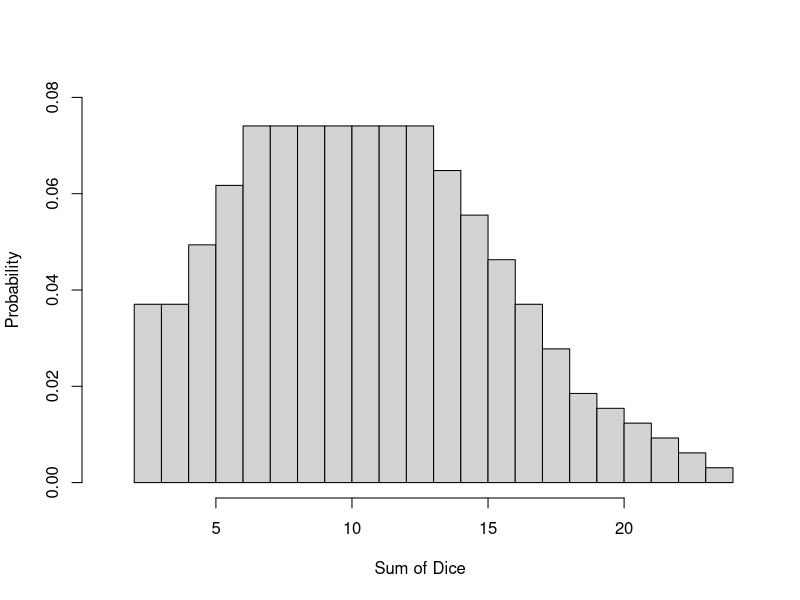
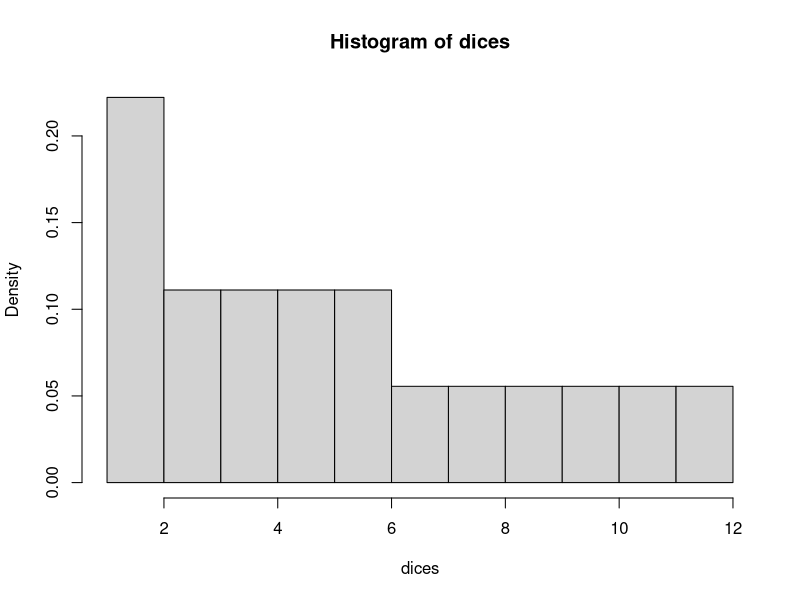

These figures' R source, in order: (Note: this script raises an error after producing the figures.)
#Code for probabilities
D1 <- 1:6
D2 <- 1:12
Poss <- vector() #computational vector
Poss2 <- vector() #vector containting the list of all values obtained

for (i in D1) {
  for (j in D1) {
    p <- i+j
    Poss[j] <- p
  }
  Poss2 <- append(Poss2,Poss)  
}
for (i in D2) {
  for (j in D2) {
    p <- i+j
    Poss[j] <- p  
  }
  Poss2 <- append(Poss2,Poss)
}
for (i in D1) {
  for (j in D2) {
    p <- i+j
    Poss[j] <- p  
  }
  Poss2 <- append(Poss2,Poss)
}
for (i in D1) {
  for (j in D2) {
    p <- i+j
    Poss[j] <- p  
  }
  Poss2 <- append(Poss2,Poss)
}

x <- Poss2
hist(x,
     breaks= 24, 
     freq=FALSE, 
     main= "", 
     xlab="Sum of Dice",ylab="Probability",
     xlim=c(1,24), ylim=c(0,0.08))


## Simon 
dices = c(1:6,1:12)
hist(dices,probability=T,breaks=13)
?hist
length(2:11)


expand.grid(D1,D2)
expand.grid(D1,D1)
expand.grid(D2,D1)
expand.grid(D2,D2)

length(which(rowSums(expand.grid(D1,D1))==6))/36


vals <- rowSums(rbind(expand.grid(D1,D1),expand.grid(D2,D2),expand.grid(D1,D2),expand.grid(D2,D1)))
length(which(vals==2))/length(vals)
# AHA! This approach ends up under-counting because the sample space in (D1,D2) is 
# half the size of (D2,D2), so simply adding these things together does not correctly 
# weight the probability of the 'event' that 1 D6 + 1 D12 are drawn. These are the correct
# weighs to get probability of different sums, conditional on knowing the dice! 

## Monte Carlo approach 1
D1 <- c(1:12)
D2 <- c(1:6)
possible <- c(D1,D2)
experiment <- rep(0,10^7)
for(i in 1:length(experiment)){
experiment[i] <- sum(sample(possible,2,replace=T))
}


# Checking 
length(which(experiment==2))/length(experiment)
length(which(x==2))/length(x)
0.25*(1/36) + 0.25*(1/144) + 0.25*(1/72)
0.25*(1/36) + 0.25*(1/144) + 0.5*(1/72) # Super weird that the first one, which does not 
# condition to correct probability is the one that agrees with numerical experiment 

#### Monte Carlo Approach 2 

possible <- c("6","12")
experiment <- rep(0,10^5)

for(i in 1:length(experiment)){
  D1 <- as.numeric(sample(possible,1))
  D2 <- as.numeric(sample(possible,1))
  val1 <- sample(1:D1,1)
  val2 <- sample(1:D2,1)
  experiment[i] <- val1+val2
}

# Sum = 2
length(which(experiment==2))/10^5
0.25*(1/36) + 0.25*(1/144) + 0.5*(1/72)




# Sum = 24
length(which(experiment==24))/10^5
0.25*(1/144)


?geom_histogram
ggplot(data=data.frame(x=experiment),aes(x)) + geom_histogram(bins=23)
hist(experiment,probability=T,breaks=23)
50*5*20*0.55
13033/12
(21033.8+1086.08)*1.12





